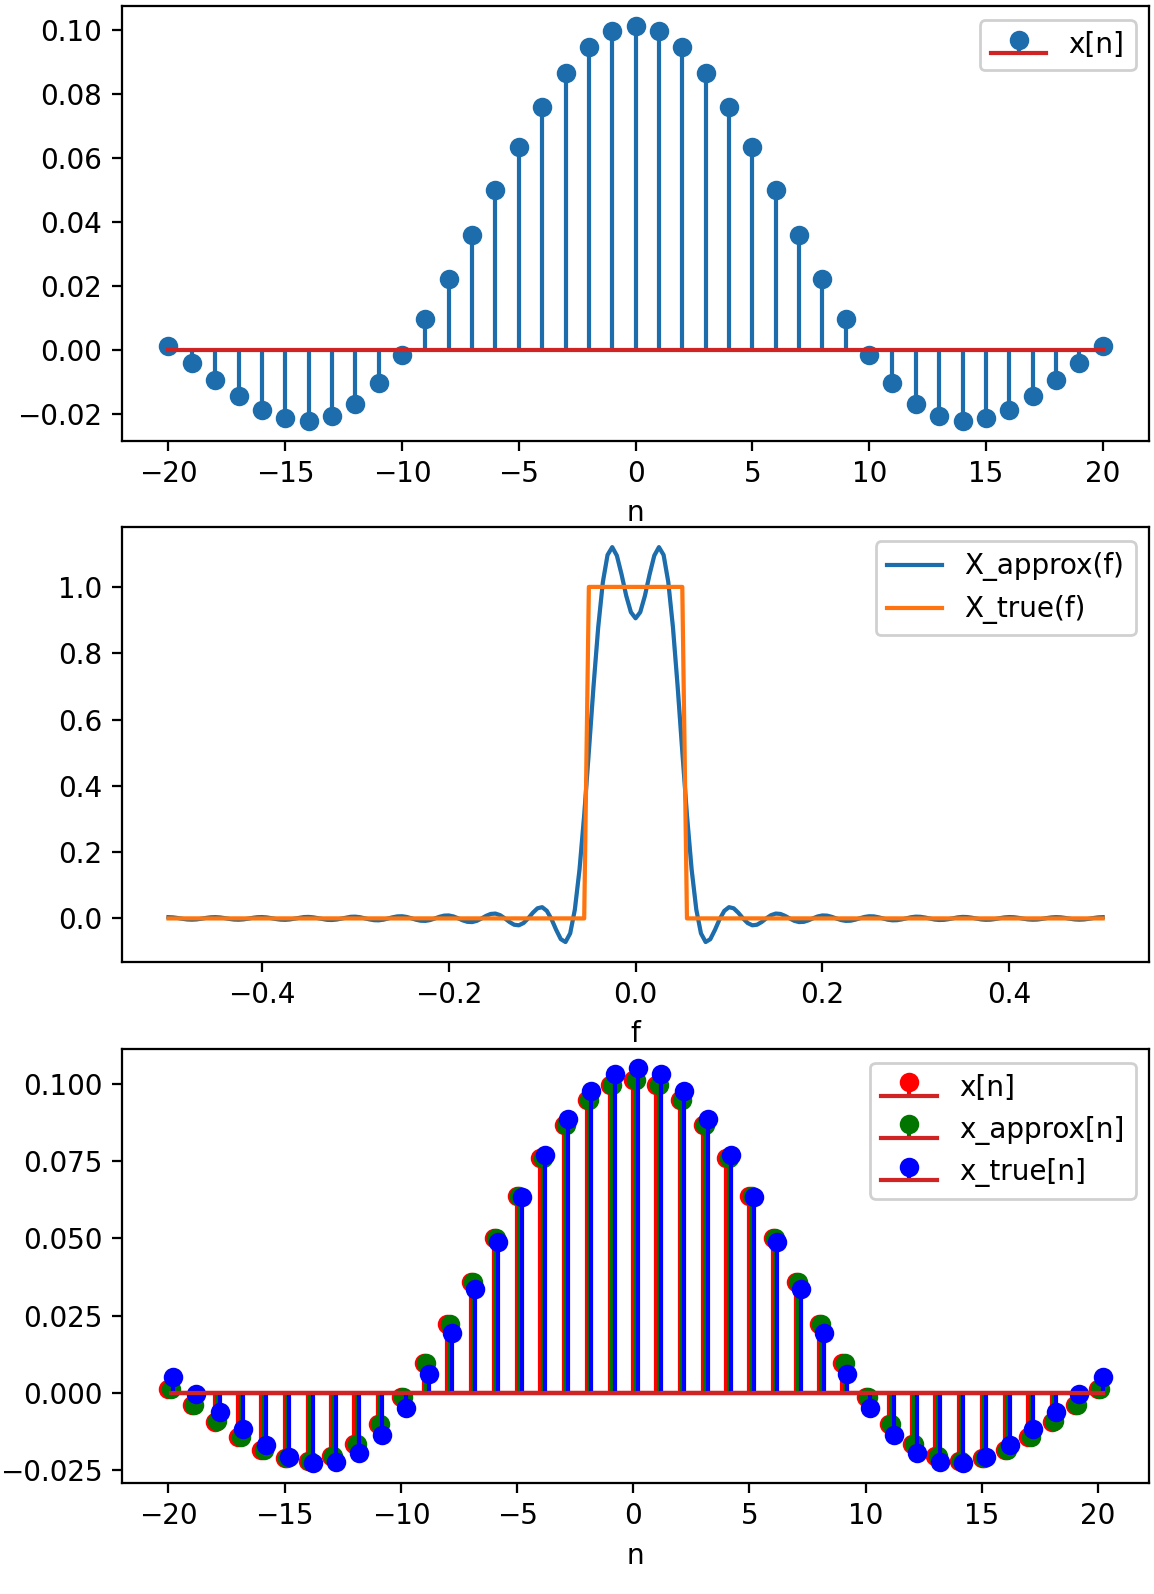

Here is the Python script that generated this plot:
import numpy as np
import matplotlib.pyplot as plt


def dtft(
    x: np.ndarray[complex],
    n: np.ndarray[int],
    F: np.ndarray[float],
) -> np.ndarray[complex]:
    return np.array(
        [
            (
                x * np.exp(-2j * np.pi * n * f)
            ).sum()
            for f in F
        ]
    )


def idtft(
    X: np.ndarray[complex],
    F: np.ndarray[float],
    n: np.ndarray[int],
):
    return np.array(
        [
            (F[1] - F[0])
            * (
                X * np.exp(2j * np.pi * nn * F)
            ).sum()
            for nn in n
        ]
    )


N = 20
n = np.linspace(-N, +N, 2 * N + 1)
omega = 1 / np.pi

x = np.sin(omega * n) / (np.pi * n)
x[N] = omega / np.pi
F = np.linspace(-0.5, +0.5, 201)
X_approx = dtft(x, n, F)
X_true = np.zeros_like(F)
X_true[np.abs(F) <= omega / (2 * np.pi)] += 1

x_approx = idtft(X_approx, F, n)
x_true = idtft(X_true, F, n)

plt.subplot(311)
plt.stem(n, x, label="x[n]")
plt.xlabel("n")
plt.legend()

plt.subplot(312)
plt.plot(F, X_approx, label="X_approx(f)")
plt.plot(F, X_true, label="X_true(f)")
plt.xlabel("f")
plt.legend()

plt.subplot(313)
plt.stem(n, x, linefmt="r", label="x[n]")
plt.stem(
    n + 0.1,
    x_approx,
    linefmt="g",
    label="x_approx[n]",
)
plt.stem(
    n + 0.2,
    x_true,
    linefmt="b",
    label="x_true[n]",
)
plt.xlabel("n")
plt.legend()
plt.show()
